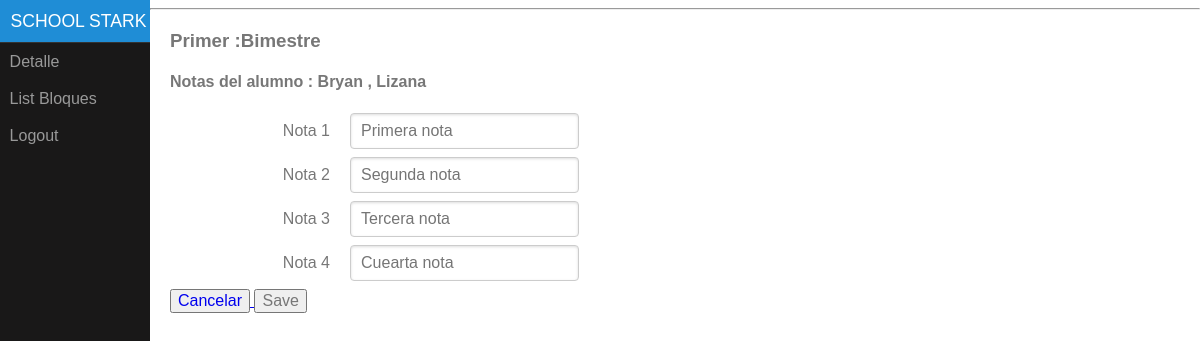
/docente/alumno/1/ (signed in), run on the app's committed database.
### tables this page shows
CREATE TABLE `menu` (
  `id_menu` int(11) NOT NULL,
  `code_menu` varchar(100) NOT NULL,
  `type_us` varchar(30) NOT NULL,
  `name` varchar(255) DEFAULT NULL
);

CREATE TABLE `alumno_control` (
  `id_alumno_control` int(11) NOT NULL,
  `id_user_alumno` int(11) NOT NULL,
  `id_user_docente` int(11) NOT NULL,
  `id_curso` int(11) NOT NULL,
  `id_bloque` int(11) NOT NULL,
  `status` varchar(20) NOT NULL
);

CREATE TABLE `users` (
  `id_user` int(11) NOT NULL,
  `name` varchar(30) NOT NULL,
  `last_name` varchar(30) NOT NULL,
  `code` varchar(30) NOT NULL,
  `status` varchar(10) NOT NULL DEFAULT 'ACTIVO',
  `email` varchar(50) DEFAULT NULL,
  `phone` varchar(20) DEFAULT NULL,
  `password` varchar(30) NOT NULL,
  `type_us` varchar(20) NOT NULL
);

### models/conexion.php (called while the page is built, shortened)
<?php
class DB
{
    private $host = "localhost";
    private $user_server = "root";
    private $pass_server = "";
    private $name_database = "db_school_stark";
    private $db;
    function __construct()
    {
        try {
         $this->db = new PDO('mysql:host='.$this->host.';dbname='.$this->name_database.'', $this->user_server, $this->pass_server);
        } catch (PDOException $e) {
            echo '<pre>'; var_dump( $e ); echo '</pre>'; die;
            die();
        } catch (Exception $e) {
            echo '<pre>'; var_dump( $e ); echo '</pre>'; die;
        die();
        }
    }
    public function query($sql_prepare,$array_data = null,$type = "ALL")
    {
        $prepare =    $this->db->prepare($sql_prepare);
        $prepare->execute($array_data);
       switch ($type) {
           case 'ALL':
                $datalist =   $prepare->fetchAll();
               break;
           default:
              $datalist =   $prepare->fetch();
               break;
       }
        return $datalist;
    }
}
$db_class = new DB();

### models/users.php (called while the page is built, shortened)
<?php
require_once('conexion.php');
class Users
{
    public $type_us = null;
    public function list_nav()
    {
        global $db_class;
       $data = array(':type_us' => $this->type_us );
       $data_list =  $db_class->query("SELECT name,code_menu FROM menu where type_us = :type_us",$data);
       return $data_list;
    }
}

### models/alumno_control.php (called while the page is built, shortened)
<?php
require_once(ROOT.'/models/conexion.php');
class AlumnoControl
{
    public $id_alumno_control;
    public function list_alumno_control()
    {
        global $db_class;
        if (is_numeric($this->id_alumno_control)  && $this->id_alumno_control != '0') {
            $data = array(':id_alumno_control' => $this->id_alumno_control );
            $sql = "SELECT * FROM alumno_control as ac inner join users as u on u.id_user = ac.id_user_alumno where id_alumno_control = :id_alumno_control";
            $r =  $db_class->query($sql,$data,'ROW');
            return $r ;
        }else {
            return null;
        }
    }
}

### models/alumno_notas.php (called while the page is built, shortened)
<?php
require_once(ROOT.'/models/conexion.php');
class AlumnoNotas
{
    public $id_alumno_control;
    public $temporada_clase;
    public function list_nota_by_temporada()
    {
        global $db_class;
        $data = array(':id_alumno_control' => $this->id_alumno_control,
                        ':temporada_clase' =>   $this->temporada_clase
                         );
        $sql = "SELECT * FROM alumno_notas where id_alumno_control = :id_alumno_control  and temporada_clase = :temporada_clase" ;
        $r = $db_class->query($sql,$data);
        return  $data_r ;
    }
}

### views/docente/alumno.php (the view, shortened to what this page needs)
<?php require_once('../../models/alumno_control.php'); ?>
<?php require_once('../../models/alumno_notas.php'); ?>
<?php
$temporada_clase  =  json_decode( file_get_contents('temporada_clase.json'), 1);
$alumno_control =  new AlumnoControl();
$alumno_control->id_alumno_control = $_GET['id'];
$data_alumno_control = $alumno_control->list_alumno_control();
$alumno_notas = new AlumnoNotas();
$alumno_notas->id_alumno_control = $_GET['id'];
$alumno_notas->temporada_clase = $temporada_clase['number_temporada'];
$r_notas = $alumno_notas->list_nota_by_temporada();
$data = $r_notas;   ?>
<div class="main">
    <h3><?php echo $temporada_clase['temporada'] ?> :<?php echo $temporada_clase['temporada_name'] ?></h3>
    <h4>Notas del alumno : <?php echo $data_alumno_control['name'] . ' , ' . $data_alumno_control['last_name']   ?></h4>
    <form action="" class="pure-form pure-form-aligned" method="POST">
         <div class="pure-control-group">
            <label for="no1">Nota 1 </label>
            <input id="no1" name="nota_1"   type="number"  placeholder="Primera nota" value="<?php echo($data['nota_1']) ?>" >
        </div>
        <div class="pure-control-group">
            <label for="no2">Nota 2 </label>
            <input id="no2" name="nota_2" type="number"  placeholder="Segunda nota" value="<?php echo($data['nota_2']) ?>" >
        </div>
        <div class="pure-control-group">
            <label for="no3">Nota 3 </label>
            <input id="no3" name="nota_3"  type="number"  placeholder="Tercera nota" value="<?php echo($data['nota_3']) ?>" >
        </div>
        <div class="pure-control-group">
            <label for="no4">Nota 4</label>
            <input id="no4" name="nota_4"  type="number"  placeholder="Cuearta nota" value="<?php echo($data['nota_4']) ?>" >
        </div>
        <a href="<?php  echo '/'.strtolower($_SESSION['user']['type_us']).'/alumno/'.$_GET['id'].'/' ?>"> <button type="button">Cancelar</button> </a>
        <input type="submit" name="" value="Save">
    </form>
    <br>
</div>

### views/templates/nav.php (shortened to what this page needs)
<div id="menu">
    <div class="pure-menu">
        <a class="pure-menu-heading" href="<?php echo '/'.strtolower($_SESSION['user']['type_us']).'/' ?>">School Stark</a>
        <ul class="pure-menu-list">
            <?php
                $user =  new Users();
                $user->type_us =  $_SESSION['user']['type_us'];
                $list_nav = $user->list_nav();
             ?>
             <?php foreach ($list_nav as $nav):  ?>
             <?php $url_nav = '/'.strtolower($_SESSION['user']['type_us']).'/'.$nav['code_menu'].'/' ; ?>
                <li class="pure-menu-item"><a href="<?php echo $url_nav ?>" class="pure-menu-link"><?php echo  $nav['name'] ?></a></li>
             <?php endforeach ?>
                <li class="pure-menu-item"><a href="/logout/" class="pure-menu-link">Logout</a></li>
        </ul>
    </div>
</div>

### views/assets/css/pure.css (style rules this page uses)
html { font-family:sans-serif;-ms-text-size-adjust:100%;-webkit-text-size-adjust:100% }
body { margin:0 }
a { background-color:transparent }
button,input,optgroup,select,textarea { color:inherit;font:inherit;margin:0 }
.pure-button,input { line-height:normal }
button { overflow:visible }
button,select { text-transform:none }
button,html input[type=button],input[type=reset],input[type=submit] { -webkit-appearance:button;cursor:pointer }
.pure-button,.pure-form input:not([type]),.pure-menu { box-sizing:border-box }
.pure-form input[type=password],.pure-form input[type=email],.pure-form input[type=url],.pure-form input[type=date],.pure-form input[type=month],.pure-form input[type=time],.pure-form input[type=datetime],.pure-form input[type=datetime-local],.pure-form input[type=week],.pure-form input[type=tel],.pure-form input[type=color],.pure-form input[type=number],.pure-form input[type=search],.pure-form input[type=text],.pure-form select,.pure-form textarea { padding:.5em .6em;display:inline-block;border:1px solid #ccc;box-shadow:inset 0 1px 3px #ddd;border-radius:4px;vertical-align:middle;box-sizing:border-box }
.pure-form label { margin:.5em 0 .2em }
.pure-form-aligned .pure-help-inline,.pure-form-aligned input,.pure-form-aligned select,.pure-form-aligned textarea,.pure-form-message-inline { display:inline-block;vertical-align:middle }
.pure-form-aligned .pure-control-group { margin-bottom:.5em }
.pure-form-aligned .pure-control-group label { text-align:right;display:inline-block;vertical-align:middle;width:10em;margin:0 1em 0 0 }
.pure-menu-item,.pure-menu-list { position:relative }
.pure-menu-list { list-style:none;margin:0;padding:0 }
.pure-menu-item { padding:0;margin:0;height:100% }
.pure-menu-heading,.pure-menu-link { display:block;text-decoration:none;white-space:nowrap }
.pure-menu-heading { text-transform:uppercase;color:#565d64 }
.pure-menu-link { color:#777 }
.pure-menu-disabled,.pure-menu-heading,.pure-menu-link { padding:.5em 1em }

### views/assets/css/main.css (style rules this page uses)
body { color: #777; }
.main { margin: 20px; }
#layout, #menu, .menu-link { -webkit-transition: all 0.2s ease-out; -moz-transition: all 0.2s ease-out; -ms-transition: all 0.2s ease-out; -o-transition: all 0.2s ease-out; transition: all 0.2s ease-out; }
#menu { margin-left: -150px; width: 150px; position: fixed; top: 0; left: 0; bottom: 0; z-index: 1000; background: #191818; overflow-y: auto; -webkit-overflow-scrolling: touch; }
#menu a { color: #999; border: none; padding: 0.6em 0 0.6em 0.6em; }
#menu .pure-menu, #menu .pure-menu ul { border: none; background: transparent; }
#menu .pure-menu ul, #menu .pure-menu .menu-item-divided { border-top: 1px solid #333; }
#menu .pure-menu-selected, #menu .pure-menu-heading { background: #1f8dd6; }
#menu .pure-menu-heading { font-size: 110%; color: #fff; margin: 0; }
@media (min-width: 48em) { #menu { left: 150px; } }

### data on the page
menu: name "Detalle"
menu: name "List Bloques"
alumno_control: id_user_alumno.name "Bryan", id_user_alumno.last_name "Lizana"

### other printed values
$temporada_clase['temporada'] "Primer"
$temporada_clase['temporada_name'] "Bimestre"
